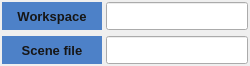
     <widget class="QFrame" name="infoFrame">
      <property name="minimumSize">
       <size>
        <width>0</width>
        <height>0</height>
       </size>
      </property>
      <property name="maximumSize">
       <size>
        <width>16777215</width>
        <height>16777215</height>
       </size>
      </property>
      <property name="frameShape">
       <enum>QFrame::NoFrame</enum>
      </property>
      <property name="frameShadow">
       <enum>QFrame::Raised</enum>
      </property>
      <layout class="QVBoxLayout" name="verticalLayout_4">
       <property name="spacing">
        <number>6</number>
       </property>
       <property name="sizeConstraint">
        <enum>QLayout::SetMinAndMaxSize</enum>
       </property>
       <property name="margin">
        <number>2</number>
       </property>
       <item>
        <layout class="QHBoxLayout" name="horizontalLayout_11">
         <property name="spacing">
          <number>4</number>
         </property>
         <item>
          <widget class="QLabel" name="workspaceLabel">
           <property name="minimumSize">
            <size>
             <width>100</width>
             <height>0</height>
            </size>
           </property>
           <property name="maximumSize">
            <size>
             <width>100</width>
             <height>16777215</height>
            </size>
           </property>
           <property name="font">
            <font>
             <pointsize>10</pointsize>
             <weight>75</weight>
             <bold>true</bold>
            </font>
           </property>
           <property name="styleSheet">
            <string notr="true">QLabel { background-color:rgb(77,129,200); color: rgb(22,22,22); }</string>
           </property>
           <property name="text">
            <string>Workspace</string>
           </property>
           <property name="textFormat">
            <enum>Qt::PlainText</enum>
           </property>
           <property name="alignment">
            <set>Qt::AlignCenter</set>
           </property>
          </widget>
         </item>
         <item>
          <widget class="QLineEdit" name="workspace_lineEdit">
           <property name="sizePolicy">
            <sizepolicy hsizetype="Expanding" vsizetype="Fixed">
             <horstretch>0</horstretch>
             <verstretch>0</verstretch>
            </sizepolicy>
           </property>
           <property name="minimumSize">
            <size>
             <width>0</width>
             <height>28</height>
            </size>
           </property>
           <property name="maximumSize">
            <size>
             <width>16777215</width>
             <height>28</height>
            </size>
           </property>
           <property name="font">
            <font>
             <pointsize>11</pointsize>
            </font>
           </property>
           <property name="readOnly">
            <bool>false</bool>
           </property>
          </widget>
         </item>
        </layout>
       </item>
       <item>
        <layout class="QHBoxLayout" name="horizontalLayout" stretch="0,0">
         <property name="spacing">
          <number>4</number>
         </property>
         <property name="sizeConstraint">
          <enum>QLayout::SetMaximumSize</enum>
         </property>
         <item>
          <widget class="QLabel" name="sceneFileLabel">
           <property name="minimumSize">
            <size>
             <width>100</width>
             <height>0</height>
            </size>
           </property>
           <property name="maximumSize">
            <size>
             <width>100</width>
             <height>16777215</height>
            </size>
           </property>
           <property name="font">
            <font>
             <pointsize>10</pointsize>
             <weight>75</weight>
             <bold>true</bold>
            </font>
           </property>
           <property name="styleSheet">
            <string notr="true">QLabel { background-color:rgb(77,129,200); color: rgb(22,22,22); }</string>
           </property>
           <property name="text">
            <string>Scene file</string>
           </property>
           <property name="alignment">
            <set>Qt::AlignCenter</set>
           </property>
          </widget>
         </item>
         <item>
          <widget class="QLineEdit" name="sceneFile_lineEdit">
           <property name="minimumSize">
            <size>
             <width>0</width>
             <height>28</height>
            </size>
           </property>
           <property name="font">
            <font>
             <pointsize>11</pointsize>
            </font>
           </property>
           <property name="text">
            <string/>
           </property>
           <property name="readOnly">
            <bool>true</bool>
           </property>
          </widget>
         </item>
        </layout>
       </item>
      </layout>
     </widget>
